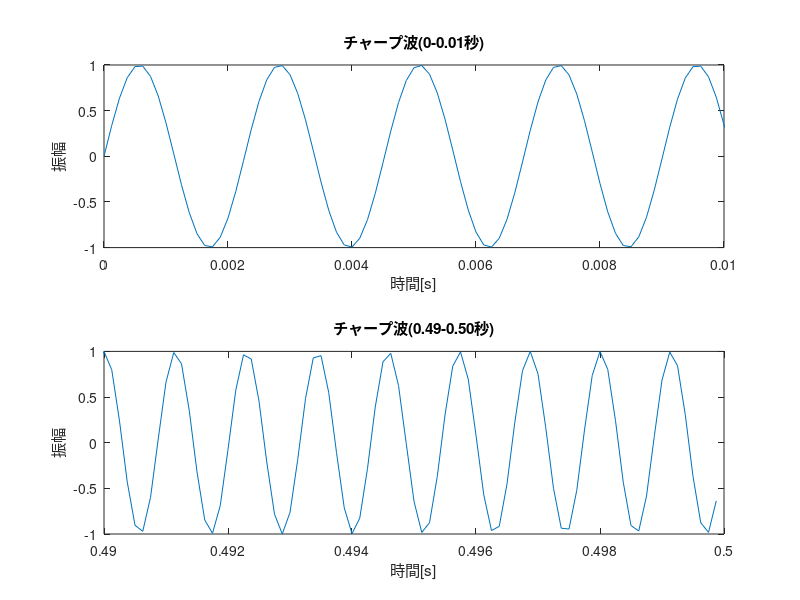

MATLAB code to generate this figure:
clear;

Fs = 8000;              % sampling rate = 8000Hz
f0 = 440;               % init freq = 440Hz
f1 = 880;               % final freq = 880Hz
t = [0:Fs*(1/2)-1]/Fs;  % time = 0.5sec
k = (f1 - 440) / 0.5;   
halfk = k/2;            % half of k

y = sin(2 * pi * (f0 + halfk * t) .*t); % fomula of chirp wave(liner)

% plots from here

subplot(2,1,1);
plot(t, y);
axis([0 0.01 -1 1]);
xlabel('時間[s]');
ylabel('振幅');
title('チャープ波(0-0.01秒)');

subplot(2,1,2);
plot(t, y);
axis([0.49 0.50 -1 1]);
xlabel('時間[s]');
ylabel('振幅');
title('チャープ波(0.49-0.50秒)');



sound(y, Fs);